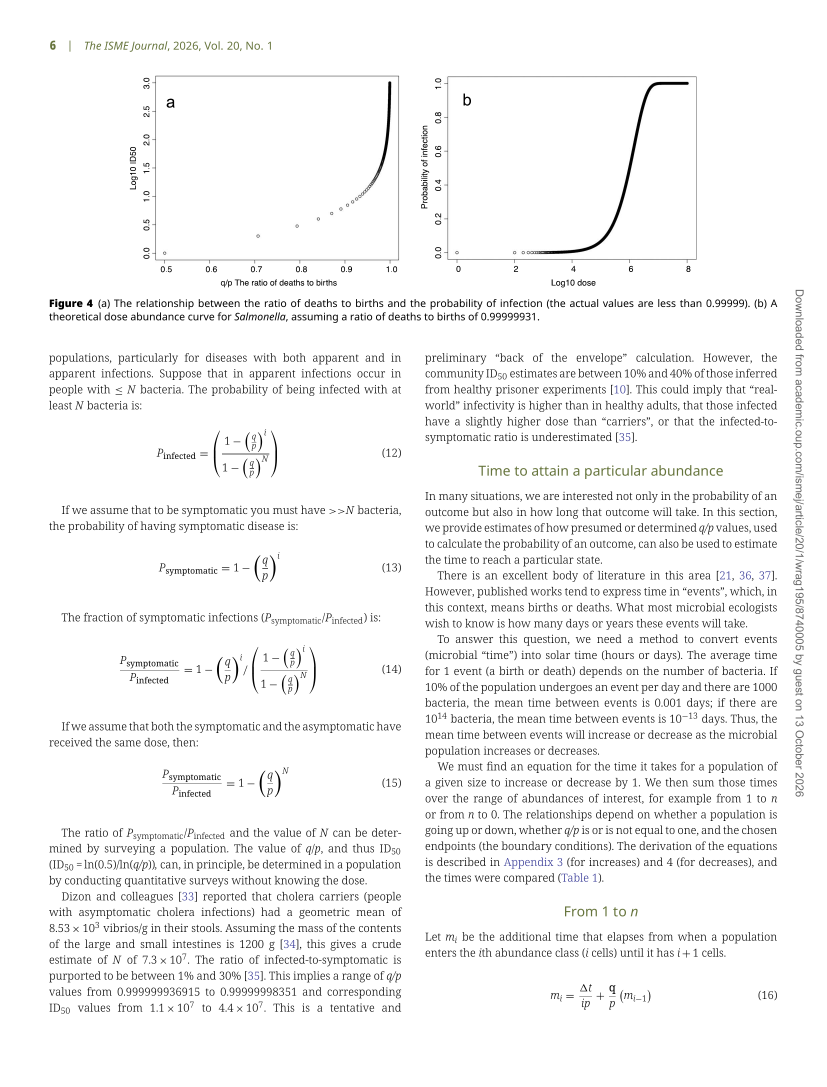
#> input picture 4_question/code/published/page-06.png, 2481 x 3260 px (shown at 1/3 size)
$ python fig4.py
#> lines starting #> are read from the running program, lines starting #| are printed output that depends on the picture; long printed decimals are rounded
"""Figure 4 of Curtis et al. (2026): (a) log10 ID50 against q/p; (b) theoretical dose-response curve for Salmonella.

Equations: Eq 10 (ID50: 0.5^(1/i) = q/p, i.e. i = ID50 = ln(0.5)/ln(q/p)) for (a);  Eq 9 (P_i = 1 - (q/p)^i) for (b).
Parameters: (a) grid of ID50 = 1, 2, ..., 1000 (inferred: the dots start at q/p = 0.5, 0.7071, 0.7937, ... and end at
log10 ID50 = 3.0); (b) q/p = 0.99999931 (caption; Salmonella ID50 ~ 1e6 gives 0.5^(1e-6) = 0.999999307).
Boundary conditions: Eq 9 is Eq 1 with N -> infinity (valid for q/p < 1, N >> 1) so only the absorbing state 0 matters.
Units: q/p dimensionless; dose = number of cells (plotted as log10 dose).  No time, so no Delta t.
Not stated in the paper: the dose grid in (b) (inferred from the dots, see output).
Published figure read from published/page-06.png (300 dpi, optional); calibration from the printed tick marks:
(a) x: 0.5 at 493.5 px, 1.0 at 1169.5 px; y: 3.0 at 248 px, 0 at 759 px.
(b) x: log10 dose 0 at 1370.5 px, 8 at 2061 px; y: P = 1 at 250 px, 0 at 757.5 px.
Deterministic.  Provenance: generated with Claude (Anthropic); see ai_log.md.
"""
import sys
from pathlib import Path

import matplotlib

matplotlib.use("Agg")
import matplotlib.pyplot as plt
import mpmath as mp
import numpy as np
from PIL import Image
from scipy import ndimage as ndi

mp.mp.dps = 40
HERE = Path(__file__).resolve().parent
PAGE = HERE / "published" / "page-06.png"
QP_B = 0.99999931
A = dict(x0=493.5, x1=1169.5, xv0=0.5, xv1=1.0, y0=759.0, y1=248.0, yv0=0.0, yv1=3.0)
B = dict(x0=1370.5, x1=2061.0, xv0=0.0, xv1=8.0, y0=757.5, y1=250.0, yv0=0.0, yv1=1.0)


def to_val(c, px, axis):
    p0, p1, v0, v1 = (c["x0"], c["x1"], c["xv0"], c["xv1"]) if axis == "x" else (c["y0"], c["y1"], c["yv0"], c["yv1"])
    return v0 + (px - p0) / (p1 - p0) * (v1 - v0)


def prob(i, r=QP_B):
    """Eq 9: P_i = 1 - r^i, evaluated as -expm1(i ln r) to keep precision when r^i is near 1."""
    return -np.expm1(np.asarray(i, dtype=float) * np.log(r))


def circles(im, box):
    """Centres (px) of isolated open circles inside box = (xa, xb, ya, yb)."""
    xa, xb, ya, yb = box
    lab, n = ndi.label(im[ya:yb, xa:xb] < 150)
    out = []
    for k in range(1, n + 1):
        ys, xs = np.nonzero(lab == k)
        if 15 <= ys.size <= 120 and xs.max() - xs.min() <= 16 and ys.max() - ys.min() <= 16:
            out.append((xs.mean() + xa, ys.mean() + ya))
    return sorted(out)


def main():
    # ---------------- (a)
    ids = np.arange(1, 1001)
    qp = 0.5 ** (1.0 / ids)
    print("Panel a: q/p = 0.5^(1/i), y = log10 i;  i = 1..1000")
    print(f"  first q/p values: {', '.join(f'{v:.4f}' for v in qp[:6])};  last: q/p = {qp[-1]:.5f}, log10 ID50 = 3.0")
    # check Eq 10 against Eq 9: P_i at i = ID50 must be 0.5
    print(f"  check: Eq 9 at i = ID50 gives P = {float(1 - mp.mpf(qp[9]) ** 10):.6f} (i = 10)")
    ok = PAGE.exists()
    if not ok:
        print(f"\nNOTE: {PAGE} not found, so the comparison with the published figure is skipped.")
    else:
        im = np.asarray(Image.open(PAGE).convert("L")).astype(int)
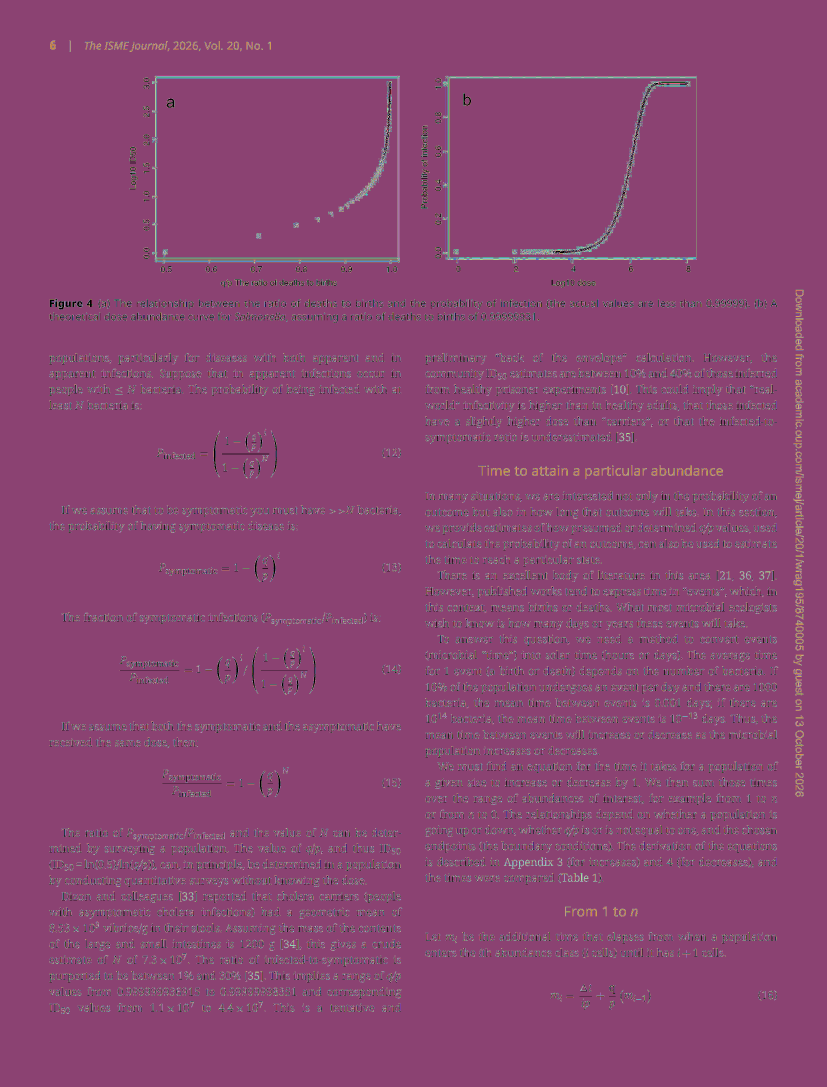
#> im: shape (3260, 2481) int64 (shown at 1/3 size); 256 distinct labels, from 0 to 255; one colour per label, 0 black
        dots = circles(im, (480, 1190, 240, 770))
#> in circles, `lab, n = ndi.label(im[ya:yb, xa:xb] < 150)`:
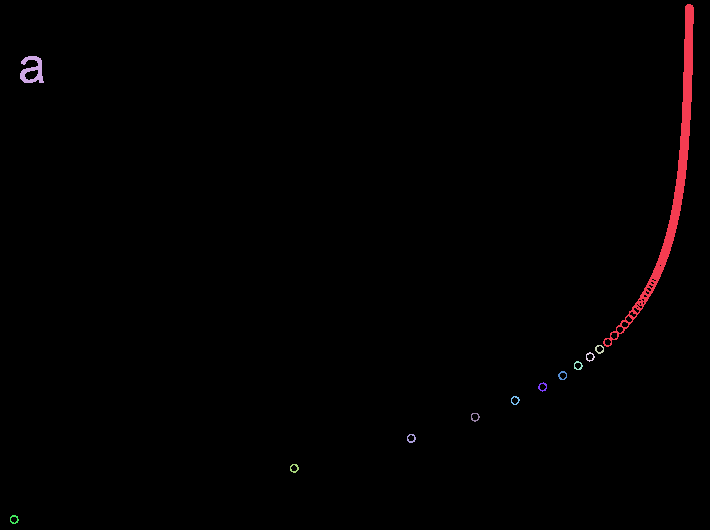
#> lab: shape (530, 710) int32; 13 distinct labels, from 0 to 12; one colour per label, 0 black
#> in circles, `lab, n = ndi.label(im[ya:yb, xa:xb] < 150)`: n = 12
#> after the loop in circles, `for k in range(1, n + 1):`: out = [(1079, 588.9), (1069.7, 596.4), (1057.8, 605.2), (1042, 615), (1022.2, 626.5), (994.9, 639.8), (954.7, 656.8), (891, 678.1), (774, 707.9), (493.9, 758.9)]
#> dots = [(493.9, 758.9), (774, 707.9), (891, 678.1), (954.7, 656.8), (994.9, 639.8), (1022.2, 626.5), (1042, 615), (1057.8, 605.2), (1069.7, 596.4), (1079, 588.9)]
        print(f"\n  isolated published dots in panel a: {len(dots)}; first ones vs ours (i = 1, 2, 3, ...):")
#> (printed output is left out)
        print(f"  {'dot':>3} | {'pub q/p':>8} {'pub log10 ID50':>14} | {'ours q/p':>8} {'ours log10 i':>12} | dq/p, dy")
        worst = 0.0
        for k, (cx, cy) in enumerate(dots[:12]):
            xq, yv = to_val(A, cx, "x"), to_val(A, cy, "y")
            print(f"  {k + 1:>3} | {xq:>8.4f} {yv:>14.3f} | {qp[k]:>8.4f} {np.log10(ids[k]):>12.3f} | "
                  f"{xq - qp[k]:+.4f}, {yv - np.log10(ids[k]):+.3f}")
            worst = max(worst, abs(xq - qp[k]), abs(yv - np.log10(ids[k])))
#> this loop made 10 passes
#> (cx, cy, xq, yv, worst) on passes 1 to 8: (493.9, 758.9, 0.5, 0.000317, 0.000317), (774, 707.9, 0.707, 0.3, 0.000982), (891, 678.1, 0.794, 0.475, 0.00236), (954.7, 656.8, 0.841, 0.6, 0.00236), (994.9, 639.8, 0.871, 0.7, 0.00236), (1022.2, 626.5, 0.891, 0.778, 0.00236), (1042, 615, 0.906, 0.845, 0.00236), (1057.8, 605.2, 0.917, 0.903, 0.00236)
#> (printed output is left out)
        print(f"  largest difference {worst:.4f} (1 pixel = {0.1 / 135.2:.4f} in q/p, {1 / 170.1:.4f} in log10)")
#|   largest difference 0.0024 (1 pixel = 0.0007 in q/p, 0.0059 in log10)

    # ---------------- (b)
    print(f"\nPanel b: P_i = 1 - (q/p)^i with q/p = {QP_B}")
    id50 = float(mp.log(0.5) / mp.log(mp.mpf(QP_B)))
    print(f"  ID50 = ln 0.5 / ln(q/p) = {id50:.4g} (log10 {np.log10(id50):.3f}); q/p implied by ID50 = 1e6: {0.5 ** 1e-6:.9f}")
#|   ID50 = ln 0.5 / ln(q/p) = 1.005e+06 (log10 6.002); q/p implied by ID50 = 1e6: 1
    if ok:
        b_dots = circles(im, (1352, 2085, 700, 775))      # the isolated dots sitting on P ~ 0
#> call 2 of circles, with box = (1352, 2085, 700, 775)
#> in circles (call 2), `lab, n = ndi.label(im[ya:yb, xa:xb] < 150)`:
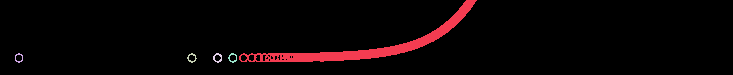
#> lab: shape (75, 733) int32; 6 distinct labels, from 0 to 5; one colour per label, 0 black
#> in circles (call 2), `lab, n = ndi.label(im[ya:yb, xa:xb] < 150)`: n = 5
#> after the loop in circles (call 2), `for k in range(1, n + 1):`: out = [(1370.5, 757.5), (1543.4, 757.5), (1569.2, 757.4), (1584.2, 757.4)]
#> b_dots has the same summary as out in circles
        xs = [to_val(B, cx, "x") for cx, _ in b_dots]
#> xs = [0, 2, 2.3, 2.48]
        print(f"  isolated dots near P = 0 (log10 dose): {', '.join(f'{v:.2f}' for v in xs[:12])} ... ({len(xs)} found)")
#> (printed output is left out)
        print(f"  implied doses i = 10^x: {', '.join(f'{10 ** v:.0f}' for v in xs[:8])} -> grid inferred as i = 1, then multiples of 100")
#|   implied doses i = 10^x: 1, 101, 201, 300 -> grid inferred as i = 1, then multiples of 100
        print(f"\n  published curve (centre of the black stroke at each log10 dose) vs Eq 9:")
        print(f"  {'log10 dose':>10} | {'pub P':>7} | {'ours P':>7} | diff")
        diffs = []
        for xv in (4.0, 4.5, 5.0, 5.5, 6.0, 6.5, 7.0):
            col = int(round(B["x0"] + xv / 8.0 * (B["x1"] - B["x0"])))
            rows = np.flatnonzero((im[255:760, col - 1:col + 2] < 110).all(axis=1)) + 255
            if rows.size == 0:
                continue
            pv = to_val(B, rows.mean(), "y")
            ours = float(prob(10 ** xv))
            diffs.append(pv - ours)
            print(f"  {xv:>10.1f} | {pv:>7.3f} | {ours:>7.3f} | {pv - ours:+.3f}")
#> this loop made 7 passes
#> (col, rows, pv, ours) on passes 1 to 3: (1716, [750, 751, 752, 753, 754, 755, 756, 757, 758], 0.0069, 0.00688), (1759, [743, 744, 745, 746, 747, 748, 749, 750], 0.0217, 0.0216), (1802, [719, 720, 721, 722, 723, 724, 725, 726, 727, 728], 0.067, 0.0667)
#> (printed output is left out)
#> after the loop, diffs = [2.03e-05, 9.15e-05, 0.000322, -0.000959, -0.00286, 0.00247]
        print(f"  largest difference {np.max(np.abs(diffs)):.3f} (1 pixel = {1 / 507.5:.4f} in P; stroke is ~12 px thick)")
#|   largest difference 0.003 (1 pixel = 0.0020 in P; stroke is ~12 px thick)

    fig, axs = plt.subplots(2, 2, figsize=(12, 9))
    if ok:
        pim = Image.open(PAGE)
#> pim is the input picture: PIL image 2481x3260 RGB; mean R, G, B 244.8, 244.8, 244.8
        axs[0, 0].imshow(pim.crop((380, 200, 1215, 830)))
        axs[0, 1].imshow(pim.crop((1230, 200, 2160, 830)))
    for ax in axs[0]:
        ax.axis("off")
    axs[0, 0].set_title("Published Fig 4a (CC BY 4.0)", fontsize=11)
    axs[0, 1].set_title("Published Fig 4b (CC BY 4.0)", fontsize=11)
    axs[1, 0].scatter(qp, np.log10(ids), s=10, facecolors="none", edgecolors="k", linewidths=0.6)
    axs[1, 0].set(xlim=(0.46, 1.02), ylim=(-0.1, 3.1), xlabel="q/p The ratio of deaths to births", ylabel="Log10 ID50")
    axs[1, 0].set_title("Ours 4a: q/p = 0.5^(1/ID50), ID50 = 1..1000", fontsize=11)
    dose = np.unique(np.concatenate([[1], np.arange(100, 10**8 + 1, 100)])).astype(float)
    axs[1, 1].plot(np.log10(dose), prob(dose), color="k", lw=3)
    axs[1, 1].set(xlim=(-0.3, 8.3), ylim=(-0.03, 1.03), xlabel="Log10 dose", ylabel="Probability of infection")
    axs[1, 1].set_title(f"Ours 4b: P = 1-(q/p)^i, q/p = {QP_B}", fontsize=11)
    fig.tight_layout()
    fig.savefig(HERE / "fig4_comparison.png", dpi=130)
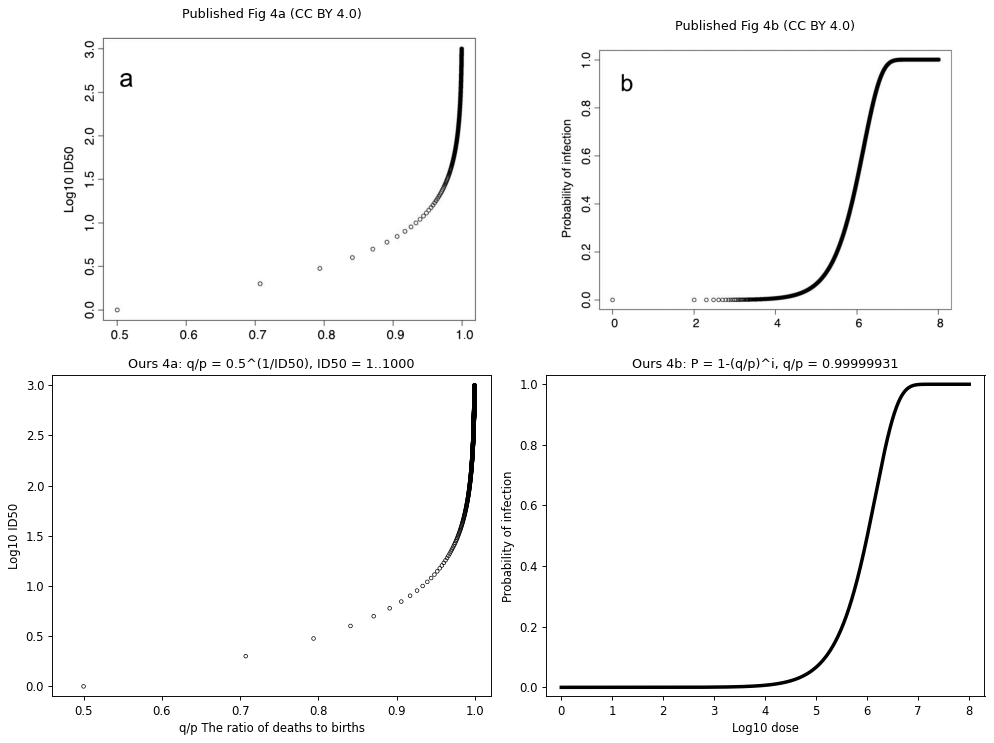
#> figure drawn by matplotlib, 4 panels; panel 4: curve peaks at x = 7.73, y = 1
    print("\nSaved fig4_comparison.png")
    print(f"Software: Python {sys.version.split()[0]}, numpy {np.__version__}, mpmath {mp.__version__}, "
          f"matplotlib {matplotlib.__version__}")
#| Software: Python 3.11.15, numpy 1.26.4, mpmath 1.3.0, matplotlib 3.9.2


if __name__ == "__main__":
    main()

$ run again, with 4_question/code/published/page-03.png copied over 4_question/code/published/page-06.png
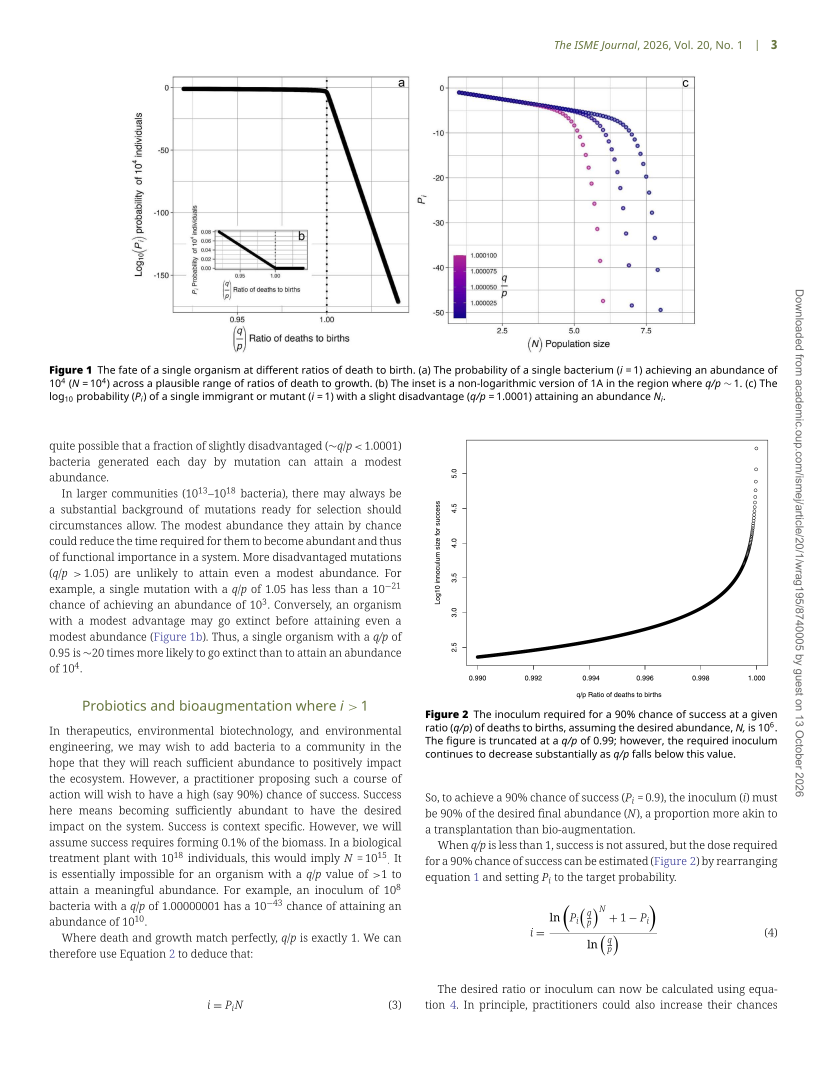
#> input picture 4_question/code/published/page-03.png, 2481 x 3260 px (shown at 1/3 size)
#> im: shape (3260, 2481) int64; 256 distinct labels, from 0 to 255
#> lab: shape (530, 710) int32; 141 distinct labels, from 0 to 140
#> n = 140
#> the loop in circles, `for k in range(1, n + 1):` made 140 passes
#> (ys, xs) on passes 3, 5, 6, 7, 8, 10: ([9, 10, 11, 12, 13, 14, 15, 16], [500, 500, 500, 500, 500, 500, 500, 500]), ([17], [231]), ([18], [500]), ([38], [231]), ([69, 70, 71], [500, 500, 500]), ([89, 90, 91, 92, 93], [500, 500, 500, 500, 500])
#> after the loop in circles, `for k in range(1, n + 1):`: out = 52 pairs, first value 487 to 980, second value 242.1 to 754.8
#> dots has the same summary as out in circles
#> (printed output is left out)
#> the loop in main, `for k, (cx, cy) in enumerate(dots[:12]):` made 12 passes
#> (cx, cy, xq, yv, worst) on passes 1 to 8: (487, 638, 0.495, 0.711, 0.711), (487.1, 450.6, 0.495, 1.81, 1.51), (500, 262.6, 0.505, 2.91, 2.44), (500.1, 450.5, 0.505, 1.81, 2.44), (500.1, 637.8, 0.505, 0.712, 2.44), (575, 712.9, 0.56, 0.271, 2.44), (582.3, 746.2, 0.566, 0.0749, 2.44), (582.4, 733, 0.566, 0.152, 2.44)
#> (printed output is left out)
#|   largest difference 2.4371 (1 pixel = 0.0007 in q/p, 0.0059 in log10)
#|   ID50 = ln 0.5 / ln(q/p) = 1.005e+06 (log10 6.002); q/p implied by ID50 = 1e6: 1
#> in circles (call 2), `lab, n = ndi.label(im[ya:yb, xa:xb] < 150)`:
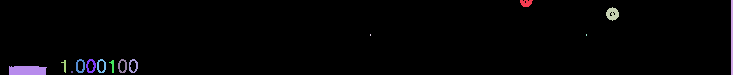
#> lab: shape (75, 733) int32; 15 distinct labels, from 0 to 14; one colour per label, 0 black
#> n = 14
#> the loop in circles (call 2), `for k in range(1, n + 1):` made 14 passes
#> (ys, xs) on passes 4, 5, 14: ([34, 35], [370, 370]), ([34, 35], [586, 586]), ([71, 71, 72, 72], [71, 72, 71, 72])
#> after the loop in circles (call 2), `for k in range(1, n + 1):`: out = [(1877.7, 702.7), (1432, 765.8), (1442.6, 765.6), (1453, 765.7), (1474.2, 765.7), (1484.9, 765.5), (1416.2, 765.4), (1464.2, 765.4)]
#> b_dots = [(1416.2, 765.4), (1432, 765.8), (1442.6, 765.6), (1453, 765.7), (1464.2, 765.4), (1474.2, 765.7), (1484.9, 765.5), (1877.7, 702.7)]
#> in main, `xs = [to_val(B, cx, "x") for cx, _ in b_dots]`: xs = [0.53, 0.712, 0.835, 0.955, 1.09, 1.2, 1.33, 5.88]
#> (printed output is left out)
#|   implied doses i = 10^x: 3, 5, 7, 9, 12, 16, 21, 752002 -> grid inferred as i = 1, then multiples of 100
#> the loop in main, `for xv in (4.0, 4.5, 5.0, 5.5, 6.0, 6.5, 7.0):` made 7 passes
#> (col, rows, pv, ours) on passes 2 to 6: (1759, [333, 339, 340, 341, 342, 343, 349, 350, 461, 468], 0.77, 0.0216), (1802, [341, 342, 349, 350, 351, 373, 374, 381, 382], 0.783, 0.0667), (1845, [354, 355, 362, 363, 364, 473, 474, 475, 481, 482, 483], 0.657, 0.196), (1888, [386, 387, 394, 395, 396], 0.721, 0.498), (1932, [487, 488, 494, 495, 496], 0.523, 0.887)
#> (printed output is left out)
#> after the loop in main, `for xv in (4.0, 4.5, 5.0, 5.5, 6.0, 6.5, 7.0):`: diffs = [0.834, 0.749, 0.716, 0.461, 0.223, -0.364]
#|   largest difference 0.834 (1 pixel = 0.0020 in P; stroke is ~12 px thick)
#> in main, pim is the input picture: PIL image 2481x3260 RGB; mean R, G, B 244.5, 244.4, 244.6
#> in main, `fig.savefig(HERE / "fig4_comparison.png", dpi=130)`:
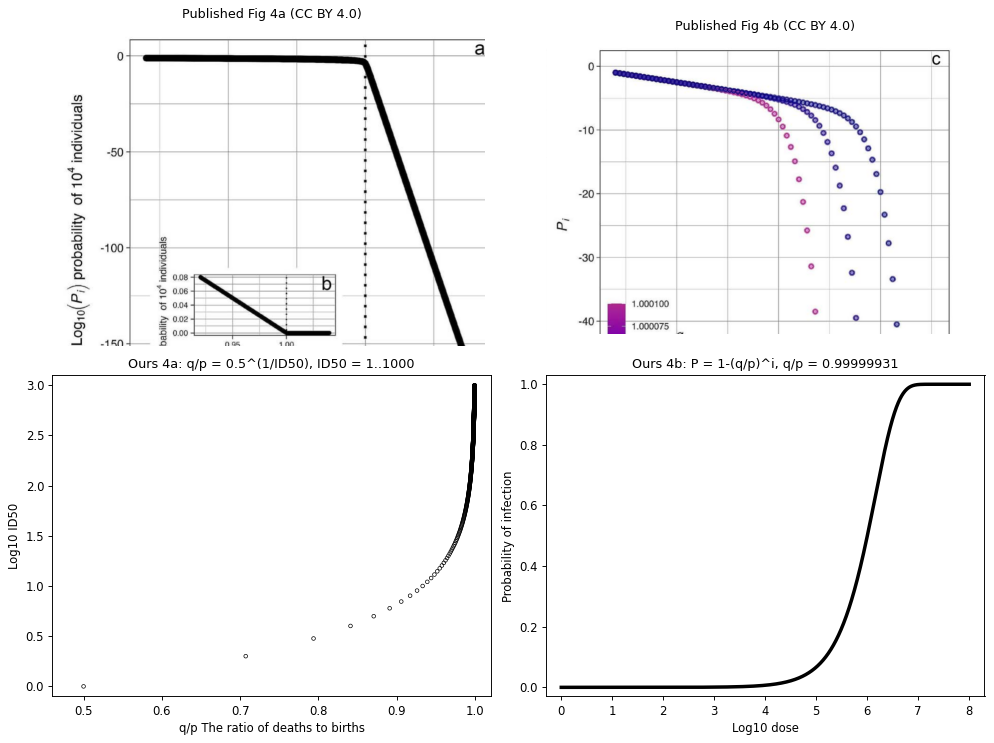
#> figure drawn by matplotlib, 4 panels; panel 4: curve peaks at x = 7.73, y = 1
#| Software: Python 3.11.15, numpy 1.26.4, mpmath 1.3.0, matplotlib 3.9.2
